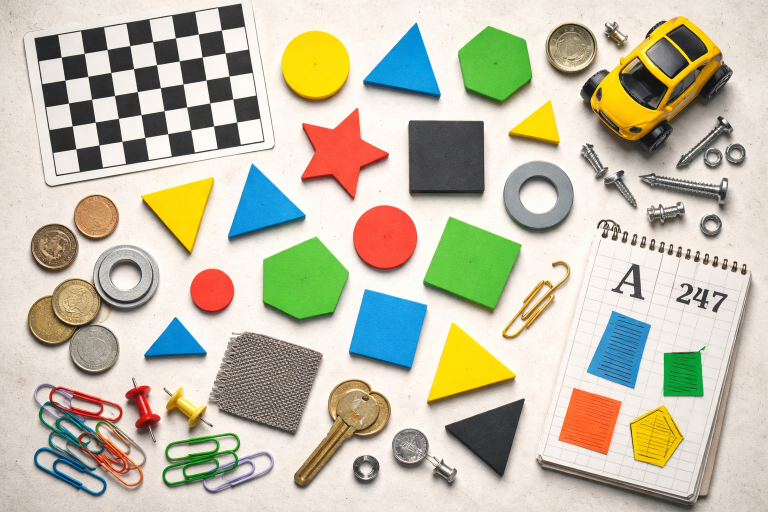
#> input picture 4-Computer-Vision/4.3-Classical-Computer-Vision/code/imgs/test.png, 1536 x 1024 px (shown at 1/2 size)
$ python edge_detection.py   (older library calls are emulated)
#> lines starting #> are read from the running program, lines starting #| are printed output that depends on the picture
### 4-Computer-Vision/4.3-Classical-Computer-Vision/code/interactive_cv_utils.py
import os
from typing import List, Sequence, Tuple

import cv2
import numpy as np


MAX_PREVIEW_WIDTH = 1200
MAX_DISPLAY_WIDTH = 1600
MAX_DISPLAY_HEIGHT = 900
PANEL_GAP = 8
PANEL_BACKGROUND = (18, 18, 18)
STATUS_FONT_SCALE = 0.95
STATUS_TEXT_THICKNESS = 2
STATUS_LINE_HEIGHT = 40
STATUS_TEXT_PADDING_X = 20
STATUS_TEXT_PADDING_Y = 22


def noop(_: int) -> None:
    pass


def load_image_from_script_dir(
    script_file: str,
    relative_path: str,
    flags: int = cv2.IMREAD_COLOR,
) -> np.ndarray:
    base_dir = os.path.dirname(script_file)
    image_path = os.path.join(base_dir, relative_path)
    if not os.path.exists(image_path):
        raise FileNotFoundError(f"Source image not found: {image_path}")

    image = cv2.imread(image_path, flags)
    if image is None:
        raise ValueError(f"Failed to load image: {image_path}")
    return image


def resize_by_scale(image: np.ndarray, scale: float) -> np.ndarray:
    if scale == 1.0:
        return image.copy()

    interpolation = cv2.INTER_AREA if scale < 1.0 else cv2.INTER_LINEAR
    return cv2.resize(
        image,
        None,
        fx=scale,
        fy=scale,
        interpolation=interpolation,
    )


def prepare_preview(
    image: np.ndarray,
    max_width: int = MAX_PREVIEW_WIDTH,
) -> Tuple[np.ndarray, float]:
    height, width = image.shape[:2]
    if width <= max_width:
        return image.copy(), 1.0

    scale = max_width / float(width)
    return resize_by_scale(image, scale), scale


def fit_for_display(
    image: np.ndarray,
    max_width: int = MAX_DISPLAY_WIDTH,
    max_height: int = MAX_DISPLAY_HEIGHT,
) -> np.ndarray:
    height, width = image.shape[:2]
    scale = min(max_width / float(width), max_height / float(height), 1.0)
    return resize_by_scale(image, scale)


def ensure_color(image: np.ndarray) -> np.ndarray:
    if image.ndim == 2:
        return cv2.cvtColor(image, cv2.COLOR_GRAY2BGR)
    if image.shape[2] == 1:
        return cv2.cvtColor(image, cv2.COLOR_GRAY2BGR)
    return image.copy()


# [6 lines left out: function normalize_to_uint8, not called in this run]


def draw_corner_label(image: np.ndarray, text: str) -> np.ndarray:
    labeled = ensure_color(image)
    font = cv2.FONT_HERSHEY_SIMPLEX
    font_scale = max(0.95, min(labeled.shape[:2]) / 600.0)
    thickness = max(2, int(round(font_scale * 2)))
    padding = 14

    (text_width, text_height), baseline = cv2.getTextSize(text, font, font_scale, thickness)
    box_width = text_width + padding * 2
    box_height = text_height + baseline + padding * 2

    overlay = labeled.copy()
    cv2.rectangle(overlay, (12, 12), (12 + box_width, 12 + box_height), (0, 0, 0), -1)
    cv2.addWeighted(overlay, 0.55, labeled, 0.45, 0, labeled)
    cv2.putText(
        labeled,
        text,
        (12 + padding, 12 + padding + text_height),
        font,
        font_scale,
        (0, 0, 0),
        thickness + 2,
        cv2.LINE_AA,
    )
    cv2.putText(
        labeled,
        text,
        (12 + padding, 12 + padding + text_height),
        font,
        font_scale,
        (255, 255, 255),
        thickness,
        cv2.LINE_AA,
    )
    return labeled


def wrap_text_lines(
    lines: Sequence[str],
    max_width: int,
    font: int,
    font_scale: float,
    thickness: int,
) -> List[str]:
    wrapped_lines: List[str] = []

    for line in lines:
        words = line.split(" ")
        if not words:
            wrapped_lines.append("")
            continue

        current = words[0]
        for word in words[1:]:
            candidate = current + " " + word
            candidate_width, _ = cv2.getTextSize(candidate, font, font_scale, thickness)
            if candidate_width[0] <= max_width:
                current = candidate
            else:
                wrapped_lines.append(current)
                current = word
        wrapped_lines.append(current)

    return wrapped_lines


def build_status_panel(width: int, lines: Sequence[str]) -> np.ndarray:
    font = cv2.FONT_HERSHEY_SIMPLEX
    max_text_width = max(200, width - STATUS_TEXT_PADDING_X * 2)
    wrapped_lines = wrap_text_lines(
        lines,
        max_text_width,
        font,
        STATUS_FONT_SCALE,
        STATUS_TEXT_THICKNESS,
    )
    panel_height = STATUS_TEXT_PADDING_Y * 2 + len(wrapped_lines) * STATUS_LINE_HEIGHT
    panel = np.full((panel_height, width, 3), PANEL_BACKGROUND, dtype=np.uint8)

    for index, line in enumerate(wrapped_lines):
        y = STATUS_TEXT_PADDING_Y + 24 + index * STATUS_LINE_HEIGHT
        cv2.putText(
            panel,
            line,
            (STATUS_TEXT_PADDING_X, y),
            font,
            STATUS_FONT_SCALE,
            (0, 0, 0),
            STATUS_TEXT_THICKNESS + 2,
            cv2.LINE_AA,
        )
        cv2.putText(
            panel,
            line,
            (STATUS_TEXT_PADDING_X, y),
            font,
            STATUS_FONT_SCALE,
            (235, 235, 235),
            STATUS_TEXT_THICKNESS,
            cv2.LINE_AA,
        )

    return panel


def odd_kernel_from_slider(slider_value: int, minimum: int = 1) -> int:
    return max(minimum, slider_value * 2 + 1)


def optional_blur_kernel_from_slider(slider_value: int) -> int:
    if slider_value <= 0:
        return 0
    return slider_value * 2 + 1


def stack_panels(images: Sequence[np.ndarray]) -> np.ndarray:
    prepared = [ensure_color(image) for image in images]
    height = max(image.shape[0] for image in prepared)
    panels: List[np.ndarray] = []

    for index, image in enumerate(prepared):
        if image.shape[0] < height:
            padded = np.full((height, image.shape[1], 3), PANEL_BACKGROUND, dtype=np.uint8)
            padded[: image.shape[0], : image.shape[1]] = image
            panels.append(padded)
        else:
            panels.append(image)

        if index != len(prepared) - 1:
            gap = np.full((height, PANEL_GAP, 3), PANEL_BACKGROUND, dtype=np.uint8)
            panels.append(gap)

    return np.hstack(panels)


def build_canvas(
    labeled_panels: Sequence[Tuple[str, np.ndarray]],
    status_lines: Sequence[str],
) -> np.ndarray:
    panel_count = max(1, len(labeled_panels))
    target_panel_width = max(
        320,
        int((MAX_DISPLAY_WIDTH - PANEL_GAP * (panel_count - 1)) / float(panel_count)),
    )

    resized_panels = []
    for label, image in labeled_panels:
        display_image = ensure_color(image)
        width = display_image.shape[1]
        if width > target_panel_width:
            scale = target_panel_width / float(width)
            display_image = resize_by_scale(display_image, scale)
        resized_panels.append(draw_corner_label(display_image, label))

    comparison = stack_panels(resized_panels)
    panel = build_status_panel(comparison.shape[1], status_lines)
    return fit_for_display(np.vstack([comparison, panel]))

### 4-Computer-Vision/4.3-Classical-Computer-Vision/code/edge_detection.py
import cv2
import numpy as np
from typing import List, Optional, Tuple

from interactive_cv_utils import (
    build_canvas,
    load_image_from_script_dir,
    noop,
    normalize_to_uint8,
    odd_kernel_from_slider,
    optional_blur_kernel_from_slider,
    prepare_preview,
)


WINDOW_NAME = "Interactive Edge Detection Demo"
EDGE_MODE_NAMES = [
    "Canny",
    "Sobel X",
    "Sobel Y",
    "Sobel XY",
    "Laplacian",
]


def build_edge_response(
    gray_image: np.ndarray,
    mode_index: int,
    low_threshold: int,
    high_threshold: int,
    blur_slider: int,
    derivative_slider: int,
) -> Tuple[np.ndarray, List[str]]:
    blur_kernel = optional_blur_kernel_from_slider(blur_slider)
    processed_gray = gray_image.copy()
    if blur_kernel > 0:
        processed_gray = cv2.GaussianBlur(processed_gray, (blur_kernel, blur_kernel), 0)

    derivative_kernel = odd_kernel_from_slider(derivative_slider, minimum=1)
    magnitude_threshold = high_threshold

    if mode_index == 0:
        canny_high = max(low_threshold + 1, high_threshold)
        aperture_size = max(3, min(7, derivative_kernel))
        edges = cv2.Canny(
            processed_gray,
            low_threshold,
            canny_high,
            apertureSize=aperture_size,
            L2gradient=True,
        )
        mode_lines = [
            "Current mode: Canny",
            f"Active thresholds: low={low_threshold}, high={canny_high}",
            f"Aperture size: {aperture_size}",
        ]
        return edges, mode_lines

    if mode_index == 1:
        response = cv2.Sobel(processed_gray, cv2.CV_32F, 1, 0, ksize=derivative_kernel)
        mode_name = "Sobel X"
    elif mode_index == 2:
        response = cv2.Sobel(processed_gray, cv2.CV_32F, 0, 1, ksize=derivative_kernel)
        mode_name = "Sobel Y"
    elif mode_index == 3:
        grad_x = cv2.Sobel(processed_gray, cv2.CV_32F, 1, 0, ksize=derivative_kernel)
        grad_y = cv2.Sobel(processed_gray, cv2.CV_32F, 0, 1, ksize=derivative_kernel)
        response = cv2.magnitude(grad_x, grad_y)
        mode_name = "Sobel XY"
    else:
        response = cv2.Laplacian(processed_gray, cv2.CV_32F, ksize=derivative_kernel)
        mode_name = "Laplacian"

    normalized = normalize_to_uint8(np.abs(response))
    filtered = normalized.copy()
    filtered[normalized < magnitude_threshold] = 0
    mode_lines = [
        f"Current mode: {mode_name}",
        f"Derivative kernel: {derivative_kernel}",
        f"Magnitude threshold: {magnitude_threshold}",
        f"Low-threshold slider is ignored in {mode_name}.",
    ]
    return filtered, mode_lines


def render_frame(
    image: np.ndarray,
    mode_index: int,
    low_threshold: int,
    high_threshold: int,
    blur_slider: int,
    derivative_slider: int,
) -> np.ndarray:
    gray_image = cv2.cvtColor(image, cv2.COLOR_BGR2GRAY)
    edge_result, mode_lines = build_edge_response(
        gray_image,
        mode_index,
        low_threshold,
        high_threshold,
        blur_slider,
        derivative_slider,
    )

    derivative_kernel = odd_kernel_from_slider(derivative_slider, minimum=1)
    blur_kernel = optional_blur_kernel_from_slider(blur_slider)
    if mode_index == 0:
        derivative_text = max(3, min(7, derivative_kernel))
    else:
        derivative_text = derivative_kernel

    status_lines = [
        "Mode slider: 0 Canny | 1 Sobel X | 2 Sobel Y | 3 Sobel XY | 4 Laplacian",
        f"Low threshold slider: {low_threshold}",
        f"High / magnitude slider: {high_threshold}",
        f"Pre-blur slider: {blur_slider} -> {blur_kernel}",
        f"Derivative kernel slider: {derivative_slider} -> {derivative_text}",
        *mode_lines,
        "Controls: drag sliders to update in real time, press q or Esc to quit.",
    ]
    return build_canvas(
        [
            ("Original", image),
            (EDGE_MODE_NAMES[mode_index], edge_result),
        ],
        status_lines,
    )


def main() -> None:
    image = load_image_from_script_dir(__file__, "imgs/test.png")
#> in load_image_from_script_dir, image is the input picture: shape (1024, 1536, 3); mean B, G, R 169, 189.3, 193.6
    preview_image, _ = prepare_preview(image)

    cv2.namedWindow(WINDOW_NAME, cv2.WINDOW_NORMAL)
    cv2.resizeWindow(WINDOW_NAME, 1500, 900)
    cv2.createTrackbar("Mode", WINDOW_NAME, 0, len(EDGE_MODE_NAMES) - 1, noop)
    cv2.createTrackbar("Low Threshold", WINDOW_NAME, 50, 255, noop)
    cv2.createTrackbar("High Threshold", WINDOW_NAME, 150, 255, noop)
    cv2.createTrackbar("Pre-Blur", WINDOW_NAME, 0, 10, noop)
    cv2.createTrackbar("Derivative Kernel", WINDOW_NAME, 1, 3, noop)

    last_state: Optional[Tuple[int, int, int, int, int]] = None

    while True:
        if cv2.getWindowProperty(WINDOW_NAME, cv2.WND_PROP_VISIBLE) < 1:
            break

        state = (
            cv2.getTrackbarPos("Mode", WINDOW_NAME),
            cv2.getTrackbarPos("Low Threshold", WINDOW_NAME),
            cv2.getTrackbarPos("High Threshold", WINDOW_NAME),
            cv2.getTrackbarPos("Pre-Blur", WINDOW_NAME),
            cv2.getTrackbarPos("Derivative Kernel", WINDOW_NAME),
        )

        if state != last_state:
            frame = render_frame(preview_image, *state)
#> in render_frame, `gray_image = cv2.cvtColor(image, cv2.COLOR_BGR2GRAY)`:
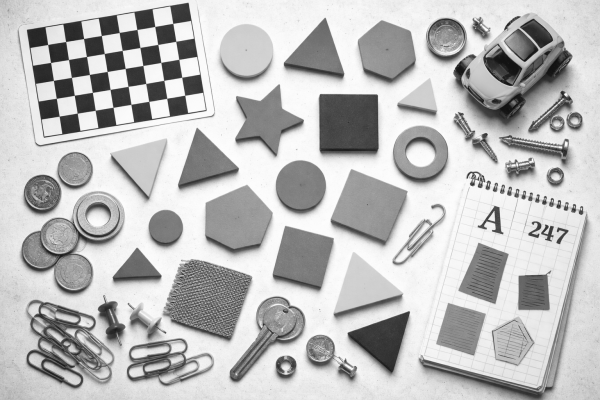
#> gray_image: shape (800, 1200) (shown at 1/2 size); min 13, max 254, mean 188.3
#> in build_edge_response, `edges = cv2.Canny( processed_gray, low_threshold, canny_high, aperture..`:
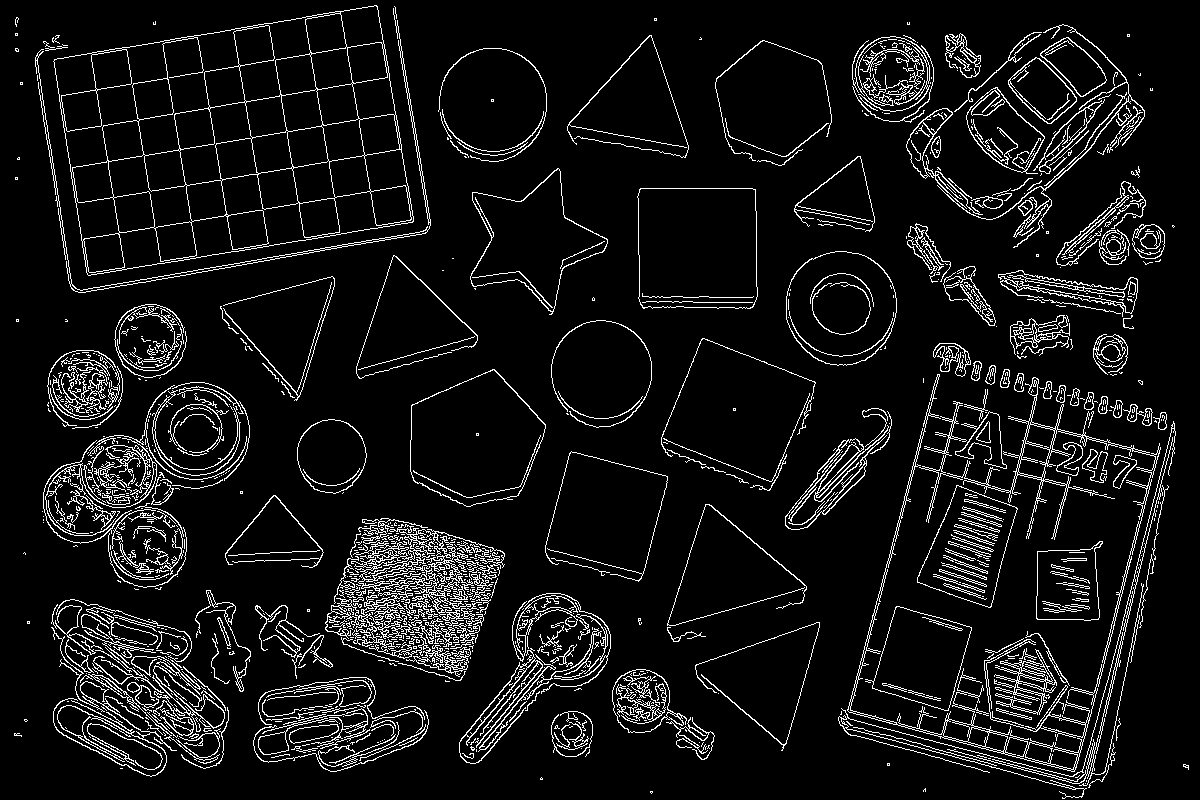
#> edges: shape (800, 1200); 7.7% white in thin lines or dots
#> in render_frame, `edge_result, mode_lines = build_edge_response( gray_image, mode_index,..`: mode_lines = ['Current mode: Canny', 'Active thresholds: low=50, high=150', 'Aperture size: 3']
#> the loop in build_canvas, `for label, image in labeled_panels:` made 2 passes
#> pass 2, in build_canvas, `display_image = resize_by_scale(display_image, scale)`:
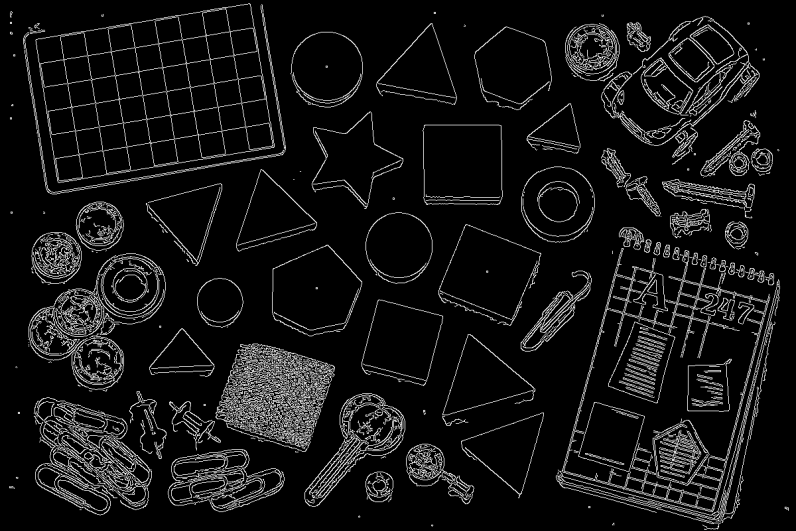
#> display_image: shape (531, 796, 3); min 0, max 255, mean 19.7
#> after the loop in build_canvas, `for label, image in labeled_panels:`: resized_panels = 2 items
#> in ensure_color (call 5), `return image.copy()`:
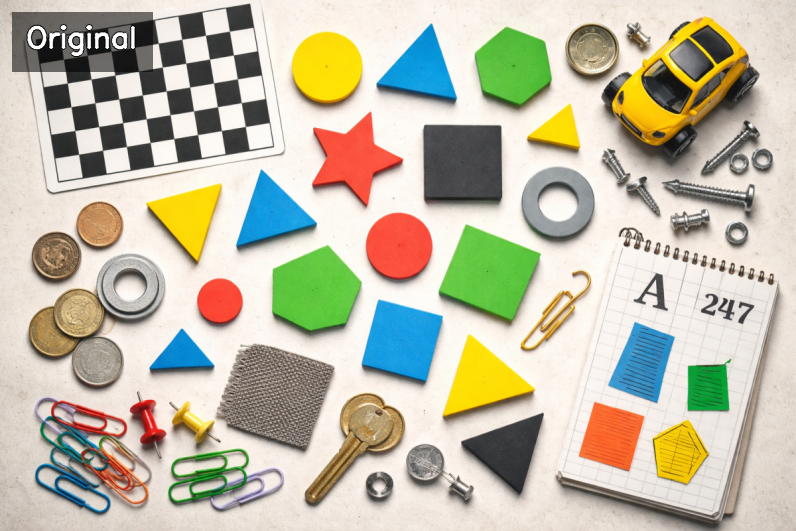
#> returned value: shape (531, 796, 3); mean of channels 0, 1, 2 167.5, 187.8, 192; drawn as B, G, R
#> in stack_panels, `height = max(image.shape[0] for image in prepared)`: height = 531
#> the loop in stack_panels, `for index, image in enumerate(prepared):` made 2 passes
#> after the loop in stack_panels, `for index, image in enumerate(prepared):`: panels = 3 items
#> in stack_panels, `return np.hstack(panels)`:
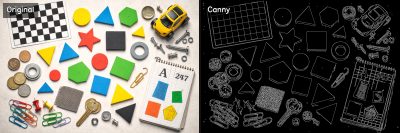
#> returned value: shape (531, 1600, 3) (shown at 1/4 size); mean of channels 0, 1, 2 93.4, 103.5, 105.6; drawn as B, G, R
#> the loop in wrap_text_lines, `for line in lines:` made 9 passes
#> (line, words) on passes 2, 3, 6, 8: ('Low threshold slider: 50', ['Low', 'threshold', 'slider:', '50']), ('High / magnitude slider: 150', ['High', '/', 'magnitude', 'slider:', '150']), ('Current mode: Canny', ['Current', 'mode:', 'Canny']), ('Aperture size: 3', ['Aperture', 'size:', '3'])
#> after the loop in wrap_text_lines, `for line in lines:`: wrapped_lines = 9 items
#> in build_status_panel, `panel_height = STATUS_TEXT_PADDING_Y * 2 + len(wrapped_lines) * STATUS..`: panel_height = 404
#> the loop in build_status_panel, `for index, line in enumerate(wrapped_lines):` made 9 passes
#> (line, y) on passes 2 to 8: ('Low threshold slider: 50', 86), ('High / magnitude slider: 150', 126), ('Pre-blur slider: 0 -> 0', 166), ('Derivative kernel slider: 1 -> 3', 206), ('Current mode: Canny', 246), ('Active thresholds: low=50, high=150', 286), ('Aperture size: 3', 326)
#> after the loop in build_status_panel, `for index, line in enumerate(wrapped_lines):`:
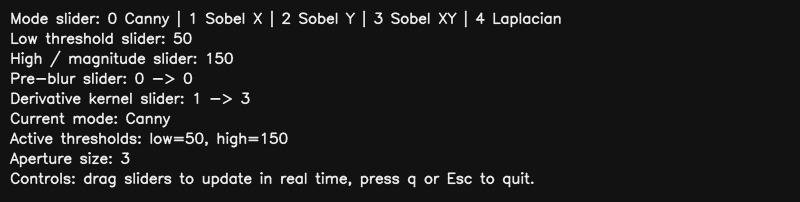
#> panel: shape (404, 1600, 3) (shown at 1/2 size); min 0, max 235, mean 29.4
#> call 4 of resize_by_scale, with scale = 0.963
#> in resize_by_scale (call 4), `return cv2.resize( image, None, fx=scale, fy=scale, interpolation=inte..`:
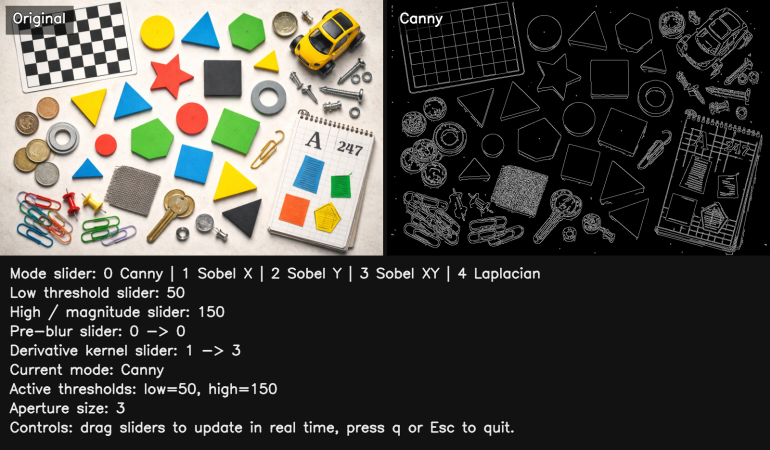
#> returned value: shape (900, 1540, 3) (shown at 1/2 size); mean of channels 0, 1, 2 65.7, 71.5, 72.7; drawn as B, G, R
            cv2.imshow(WINDOW_NAME, frame)
            last_state = state

        key = cv2.waitKey(30) & 0xFF
#> (key q is pressed here)
        if key in (27, ord("q")):
            break

    cv2.destroyAllWindows()


if __name__ == "__main__":
    main()

$ run again, with 4-Computer-Vision/4.3-Classical-Computer-Vision/code/imgs/feature.png copied over 4-Computer-Vision/4.3-Classical-Computer-Vision/code/imgs/test.png
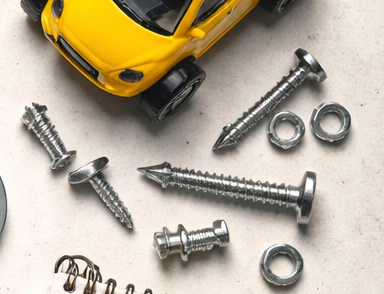
#> input picture 4-Computer-Vision/4.3-Classical-Computer-Vision/code/imgs/feature.png, 384 x 294 px
#> in load_image_from_script_dir, image is the input picture: shape (294, 384, 3); mean B, G, R 154.8, 174.9, 186.2
#> in build_edge_response, `edges = cv2.Canny( processed_gray, low_threshold, canny_high, aperture..`:
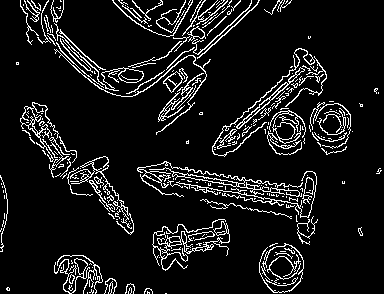
#> edges: shape (294, 384); 9.2% white in thin lines or dots
#> mode_lines = ['Current mode: Canny', 'Active thresholds: low=50, high=150', 'Aperture size: 3']
#> after the loop in build_canvas, `for label, image in labeled_panels:`: resized_panels = 2 items
#> in stack_panels, `height = max(image.shape[0] for image in prepared)`: height = 294
#> the loop in stack_panels, `for index, image in enumerate(prepared):` made 2 passes
#> after the loop in stack_panels, `for index, image in enumerate(prepared):`: panels = 3 items
#> the loop in wrap_text_lines, `for line in lines:` made 9 passes
#> (line, words) on passes 2, 3, 6, 8: ('Low threshold slider: 50', ['Low', 'threshold', 'slider:', '50']), ('High / magnitude slider: 150', ['High', '/', 'magnitude', 'slider:', '150']), ('Current mode: Canny', ['Current', 'mode:', 'Canny']), ('Aperture size: 3', ['Aperture', 'size:', '3'])
#> after the loop in wrap_text_lines, `for line in lines:`: wrapped_lines = 11 items
#> panel_height = 484
#> the loop in build_status_panel, `for index, line in enumerate(wrapped_lines):` made 11 passes
#> (line, y) on passes 2 to 9: ('3 Sobel XY | 4 Laplacian', 86), ('Low threshold slider: 50', 126), ('High / magnitude slider: 150', 166), ('Pre-blur slider: 0 -> 0', 206), ('Derivative kernel slider: 1 -> 3', 246), ('Current mode: Canny', 286), ('Active thresholds: low=50, high=150', 326), ('Aperture size: 3', 366)
#> in resize_by_scale, `return image.copy()`:
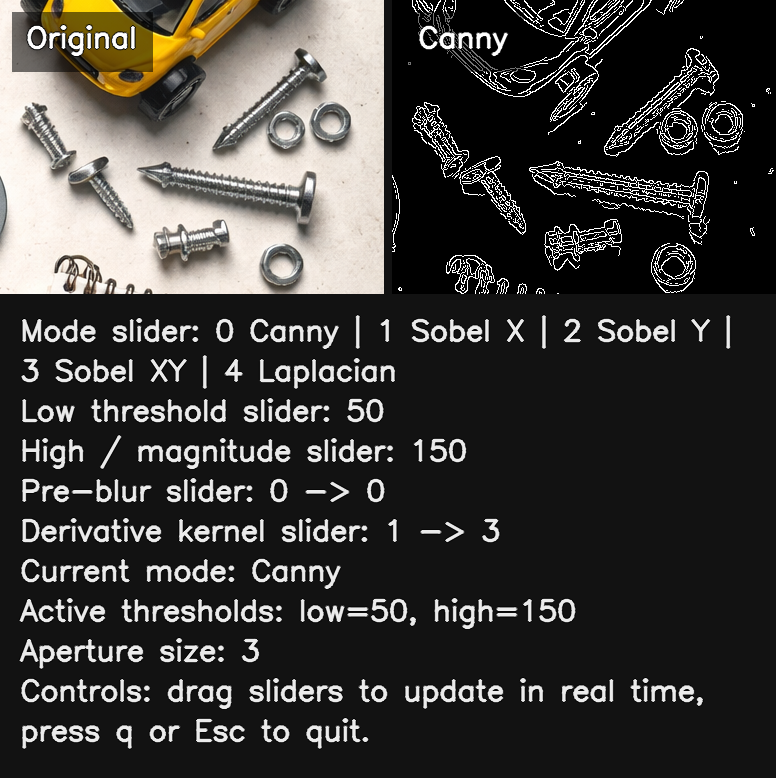
#> returned value: shape (778, 776, 3); mean of channels 0, 1, 2 56.8, 59.6, 61.4; drawn as B, G, R
